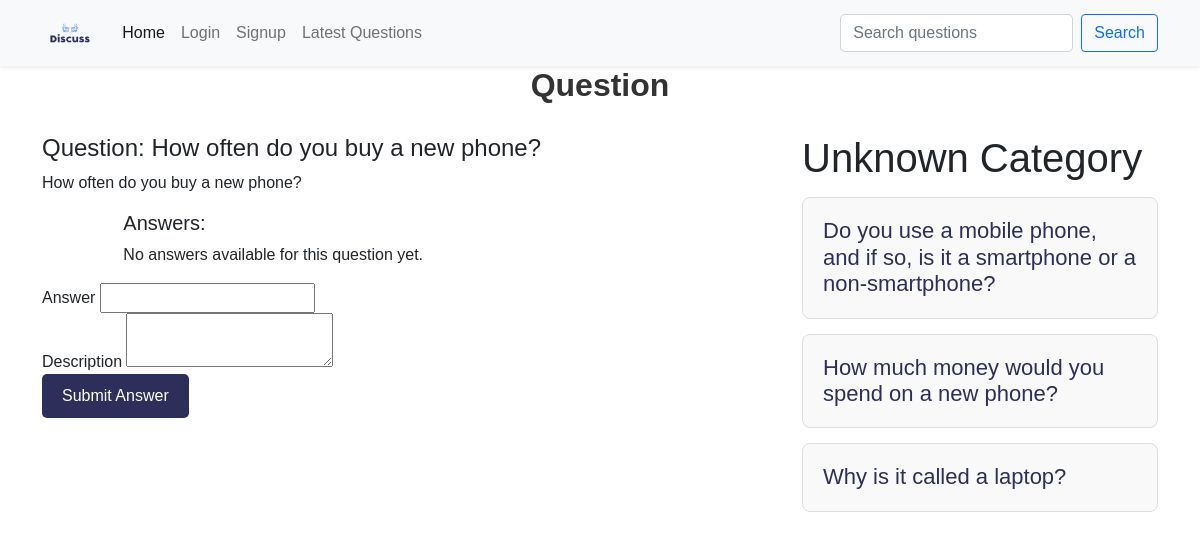
The app's page /?q-id=8 with its own data.
### tables this page shows
CREATE TABLE `questions` (
  `id` int(10) NOT NULL,
  `title` varchar(300) NOT NULL,
  `description` varchar(300) NOT NULL,
  `category_id` int(10) NOT NULL,
  `user_id` int(10) NOT NULL
);

### client/question-details.php (the view, shortened to what this page needs)
<div class="container">
    <h1 class="heading">Question</h1>
    <div class="row">
        <div class="col-8">
            <?php
            include("./common/db.php");
            $query = "SELECT * FROM questions WHERE id = $qid";
            $result = $conn->query($query);
            if ($result && $result->num_rows > 0) {
                $row = $result->fetch_assoc();
                $cid = $row['category_id'];
                echo "<h4 class='margin-bottom-15 question-title'>Question: " . $row["title"] . "</h4>";
                echo "<p class='margin-bottom-15'>" . $row["description"] . "</p>";
                include("answers.php");
            } else {
                echo "<p>Question not found.</p>";
            }
            ?>
            <form action="./server/requests.php" method="POST">
                <div>
                    <label for="question_title">Answer</label>
                    <input type="text" id="question_title" name="question_title" required>
                </div>
                <div>
                    <label for="question_description">Description</label>
                    <textarea id="question_description" name="question_description" required></textarea>
                </div>
                <button type="submit" name="ask">Submit Answer</button>
            </form>
        </div>
        <div class="col-4">
            <?php
            $categoryQuery = "SELECT name FROM category WHERE id = $cid";
            $categoryResult = $conn->query($categoryQuery);
            if ($categoryResult && $categoryResult->num_rows > 0) {
                $categoryRow = $categoryResult->fetch_assoc();
                echo "<h1>" . ucfirst($categoryRow['name']) . "</h1>";
            } else {
                echo "<h1>Unknown Category</h1>";
            }
            $relatedQuery = "SELECT * FROM questions WHERE category_id = $cid AND id != $qid";
            $relatedResult = $conn->query($relatedQuery);
            if ($relatedResult && $relatedResult->num_rows > 0) {
                foreach ($relatedResult as $row) {
                    $id = $row['id'];
                    $title = $row['title'];
                    echo "<div class='question-list'>
                          <h4><a href='?q-id=$id'>$title</a></h4>
                          </div>";
                }
            } else {
                echo "<p>No related questions found.</p>";
            }
            ?>
        </div>
    </div>
</div>

### public/style.css (style rules this page uses)
:root { --primary-color: #2E2E5B; --secondary-color: #1c7194; --bg-color: #f9f9f9; --text-color: #333; --border-color: #ddd; }
body { font-family: Arial, sans-serif; }
a { color: var(--primary-color); text-decoration: none; }
.heading { text-align: center; font-size: 2rem; font-weight: bold; color: var(--text-color); margin-bottom: 30px; }
.question-list { border: 1px solid var(--border-color); padding: 20px; margin: 15px 0; border-radius: 8px; background-color: var(--bg-color); }
.question-list h4 { margin: 0; font-size: 22px; color: var(--secondary-color); }
button { background-color: var(--primary-color); color: white; border: none; padding: 10px 20px; font-size: 16px; border-radius: 5px; cursor: pointer; }

### records on screen
questions: title "How often do you buy a new phone?", description "How often do you buy a new phone?"
questions: title "Do you use a mobile phone, and if so, is it a smartphone or a non-smartphone?"
questions: title "How much money would you spend on a new phone?"
questions: title "Why is it called a laptop?"
